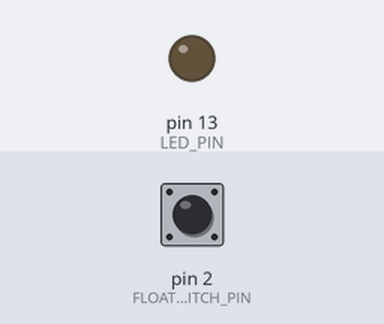
Simulated run of this sketch. Board: Arduino Uno, built with avr-gcc and run on an emulated ATmega328P. Parts: output pins drawn as LEDs (lit = HIGH). Inputs (shaded band) come from the test bench; at power-on: pin 2 (FLOAT_SWITCH_PIN) HIGH.

Above: at 1.2 s.
1.3 s: pin 2 (FLOAT_SWITCH_PIN) pulled LOW for 0.15 s
At 1.37 s:
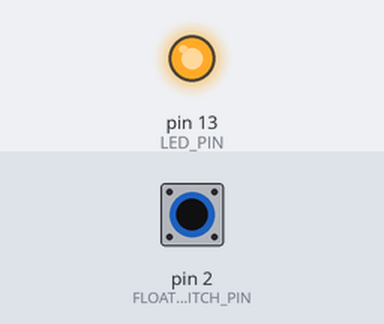
2.9 s: pin 2 (FLOAT_SWITCH_PIN) pulled LOW for 3.2 s
At 7.1 s:
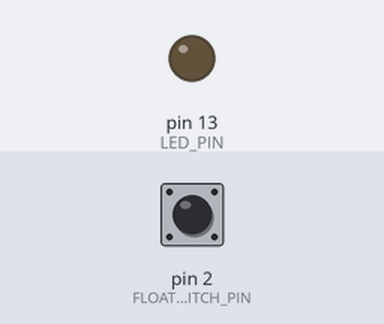
Timing chart, 0 to 8.6 s (numbered marks = the images above; inputs shaded):
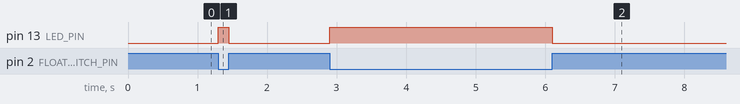

Measured:
- after the input at 1.3 s, pin 13 (LED_PIN): LOW → HIGH at once, → LOW 0.15 s later
- after the input at 2.9 s, pin 13 (LED_PIN): LOW → HIGH at once, → LOW 3.2 s later

The sketch:

fload.ino
```cpp
#define FLOAT_SWITCH_PIN 2  // Connect float switch to pin 2
#define LED_PIN 13          // Optional: LED indicator

void setup()
{
  pinMode(FLOAT_SWITCH_PIN, INPUT_PULLUP); // Use internal pull-up resistor
  pinMode(LED_PIN, OUTPUT);
}

void loop()
{
  if (digitalRead(FLOAT_SWITCH_PIN) == LOW) // LOW means water level is high
  {
    digitalWrite(LED_PIN, HIGH);  // Turn on LED
  }
  else
  {
    digitalWrite(LED_PIN, LOW);   // Turn off LED
  }
}
```
